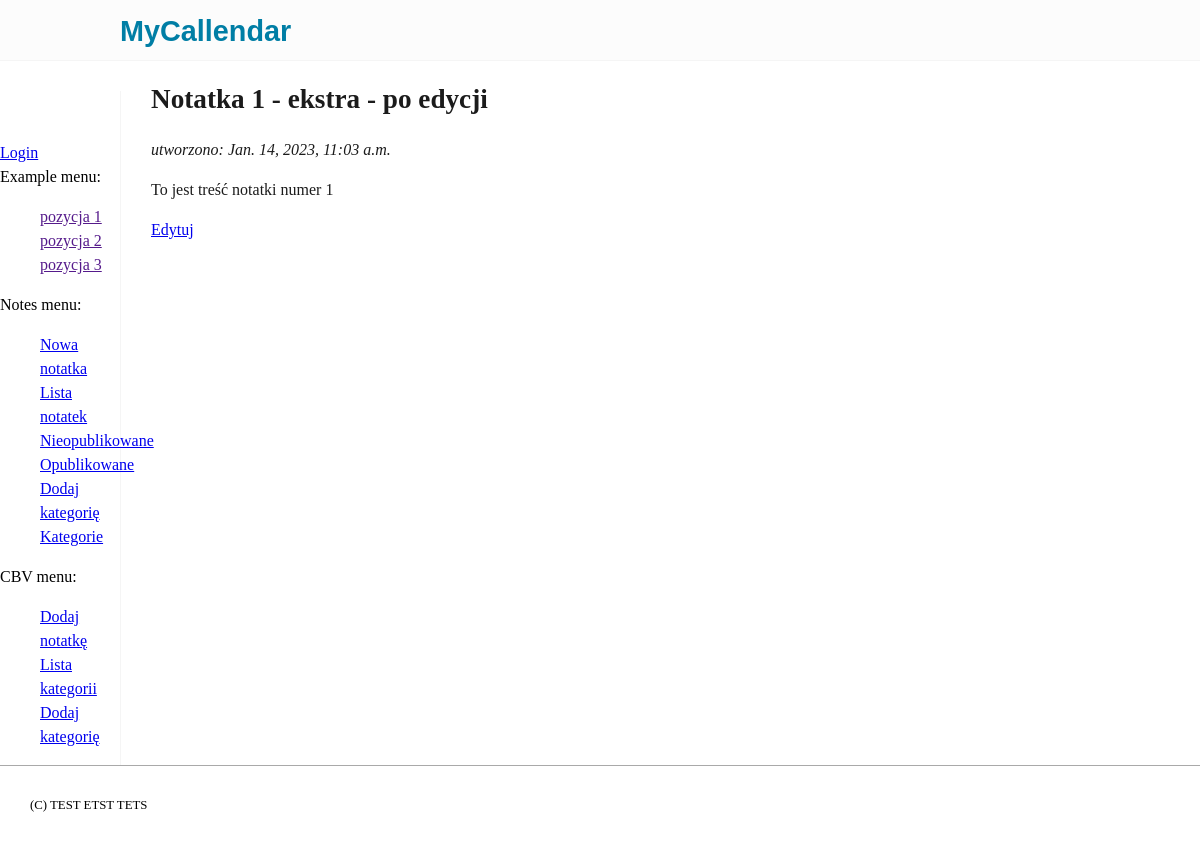
/notes/notes/1, run on the app's committed database.
### notes/models.py (models this page shows, shortened)
class Note(models.Model):
    STATUSES = (('a', 'Nieopublikowana'), ('b','Opublikowana'))
    title = models.CharField(max_length=30) #, validators=[is_letters,])
    category = models.ForeignKey('notes.Category', on_delete=models.PROTECT)
    creation_datetime = models.DateTimeField(auto_now_add=True)
    note = models.TextField()
    status = models.CharField(max_length=1, choices=STATUSES, default='a')
    profile = models.ForeignKey('notes.profile', on_delete=models.CASCADE) # editable=False)
    class Meta:
        verbose_name = "Notatka"
        verbose_name_plural = "Notatki"

### notes/views.py (the view)
# urls.py: path('notes/<int:id>', views.note_detail, name='notes_detail'),
def note_detail(request, id):
    note = get_object_or_404(Note, id=id)
    ctx = {'note': note}
    return render(request, 'notes/note_detail.html', ctx)

### notes/templates/notes/note_detail.html (shortened to what this page needs)
{% extends 'examples/base.html' %}
{% block main_content %}
<h1> {{ note.title }}</h1>
<p><i> utworzono: {{ note.creation_datetime }}</i></p>
<p>
    {{ note.note }}
</p>
<p>
    <a href="{% url 'notes_note_update' note.id %}"> Edytuj</a>
</p>
{% endblock %}

### examples/static/examples/css/style.css (style rules this page uses)
body { width:100%; border:0; margin:0; padding:0; font-size:16px; line-height:1.5; }
h1,h2,h3, { font-family: sans-serif; color: #1b1b1b; }
h1 { font-size:1.7rem; }

### data on the page
Note: title "Notatka 1 - ekstra - po edycji", creation_datetime "Jan. 14, 2023, 11:03 a.m.", note "To jest treść notatki numer 1"
